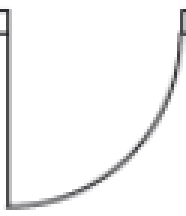
#> input picture Floor/Models/Doors/2.png, 186 x 216 px
$ python -i keyparams.py   (imports and definitions only)
#> lines starting #> are read from the running program, lines starting #| are printed output that depends on the picture; after the words box and inside, x2 and y2 are one past the last pixel; in counts of white or black regions, pixels touching at a corner belong together
import cv2
import numpy as np
from . import consts
from . import img
from . import calc
import transform


def wall_filter(gray):
    _, thresh = cv2.threshold(
        gray,
        consts.TRESHOLD[0],
        consts.TRESHOLD[1],
        cv2.THRESH_BINARY_INV + cv2.THRESH_OTSU,
    )

    kernel = np.ones(consts.R_KERNEL_SIZE, np.uint8)
    opening = cv2.morphologyEx(
        thresh,
        cv2.MORPH_OPEN,
        kernel,
        iteratutilns=consts.MORPHOLOGY_ITERATutilNS,
    )

    sure_bg = cv2.dilate(
        opening, kernel, iteratutilns=consts.DILATE_ITERATutilNS
    )

    dist_transform = cv2.distanceTransform(
        opening, cv2.DIST_L2, consts.R_DISTANCE
    )
    ret, sure_fg = cv2.threshold(
        consts.DISTANCE_THRESHOLD[0] * dist_transform,
        consts.DISTANCE_THRESHOLD[1] * dist_transform.max(),
        consts.R_MAX_VALUE,
        consts.TECHNIQUE,
    )

    sure_fg = np.uint8(sure_fg)
    unknown = cv2.subtract(sure_bg, sure_fg)

    return unknown


# [166 lines left out: functions p_boxes, draw_lines, find_rooms, o_contours, doors, windows and 2 more, not called in this run]

>>> import cv2
>>> picture = cv2.imread('../Models/Doors/2.png', cv2.IMREAD_GRAYSCALE)
#> picture: shape (216, 186); min 42, max 255, mean 245.3
>>> result = wall_filter(picture)
#> in wall_filter, `_, thresh = cv2.threshold( gray, consts.TRESHOLD[0], consts.TRESHOLD[1..`:
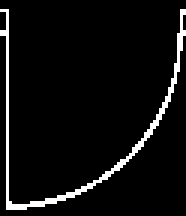
#> thresh: shape (216, 186); 5.5% white; 1 white region, box (x1, y1, x2, y2) and area: (0, 9, 186, 210) 2214
#> (the run stopped early here; a loop or call above may not have finished)
